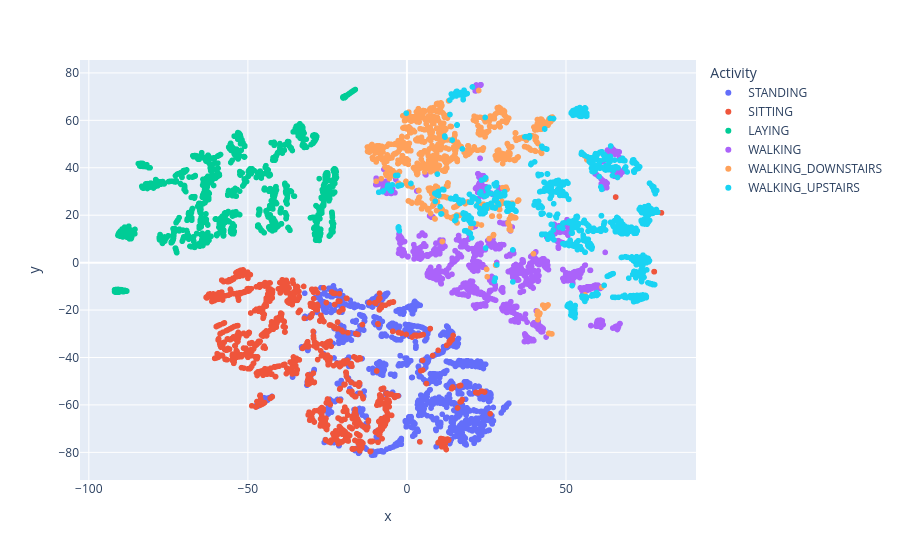

Notebook code for this chart:
### Markdown cell above
Теперь нарисуйте scatter-график через `plotly.express` для `df_2_comp` с выделением цветами активностей. Красиво получилось? Видны скопления точек одного цвета? Можно разные активности отделить линиями на данном графике?

### Code cell
import plotly.express as px

px.scatter(
    data_frame=df_2_comp,
    x="x",
    y="y",
    color="Activity"
)

### Figure 1 — Plotly figure (JSON) as saved in the notebook; plotly's stock layout.template omitted (floating-point values rounded to 4 significant figures; data arrays with more than 128 entries replaced by an {"elided": "..."} marker saying what was removed)
{"data": [{"hovertemplate": "Activity=STANDING<br>x=%{x}<br>y=%{y}<extra></extra>", "legendgroup": "STANDING", "marker": {"color": "#636efa", "symbol": "circle"}, "mode": "markers", "name": "STANDING", "showlegend": true, "type": "scattergl", "x": {"elided": "1374 float values"}, "xaxis": "x", "y": {"elided": "1374 float values"}, "yaxis": "y"}, {"hovertemplate": "Activity=SITTING<br>x=%{x}<br>y=%{y}<extra></extra>", "legendgroup": "SITTING", "marker": {"color": "#EF553B", "symbol": "circle"}, "mode": "markers", "name": "SITTING", "showlegend": true, "type": "scattergl", "x": {"elided": "1286 float values"}, "xaxis": "x", "y": {"elided": "1286 float values"}, "yaxis": "y"}, {"hovertemplate": "Activity=LAYING<br>x=%{x}<br>y=%{y}<extra></extra>", "legendgroup": "LAYING", "marker": {"color": "#00cc96", "symbol": "circle"}, "mode": "markers", "name": "LAYING", "showlegend": true, "type": "scattergl", "x": {"elided": "1407 float values"}, "xaxis": "x", "y": {"elided": "1407 float values"}, "yaxis": "y"}, {"hovertemplate": "Activity=WALKING<br>x=%{x}<br>y=%{y}<extra></extra>", "legendgroup": "WALKING", "marker": {"color": "#ab63fa", "symbol": "circle"}, "mode": "markers", "name": "WALKING", "showlegend": true, "type": "scattergl", "x": {"elided": "1226 float values"}, "xaxis": "x", "y": {"elided": "1226 float values"}, "yaxis": "y"}, {"hovertemplate": "Activity=WALKING_DOWNSTAIRS<br>x=%{x}<br>y=%{y}<extra></extra>", "legendgroup": "WALKING_DOWNSTAIRS", "marker": {"color": "#FFA15A", "symbol": "circle"}, "mode": "markers", "name": "WALKING_DOWNSTAIRS", "showlegend": true, "type": "scattergl", "x": {"elided": "986 float values"}, "xaxis": "x", "y": {"elided": "986 float values"}, "yaxis": "y"}, {"hovertemplate": "Activity=WALKING_UPSTAIRS<br>x=%{x}<br>y=%{y}<extra></extra>", "legendgroup": "WALKING_UPSTAIRS", "marker": {"color": "#19d3f3", "symbol": "circle"}, "mode": "markers", "name": "WALKING_UPSTAIRS", "showlegend": true, "type": "scattergl", "x": {"elided": "1073 float values"}, "xaxis": "x", "y": {"elided": "1073 float values"}, "yaxis": "y"}], "layout": {"legend": {"title": {"text": "Activity"}, "tracegroupgap": 0}, "margin": {"t": 60}, "xaxis": {"anchor": "y", "domain": [0, 1], "title": {"text": "x"}}, "yaxis": {"anchor": "x", "domain": [0, 1], "title": {"text": "y"}}}}
